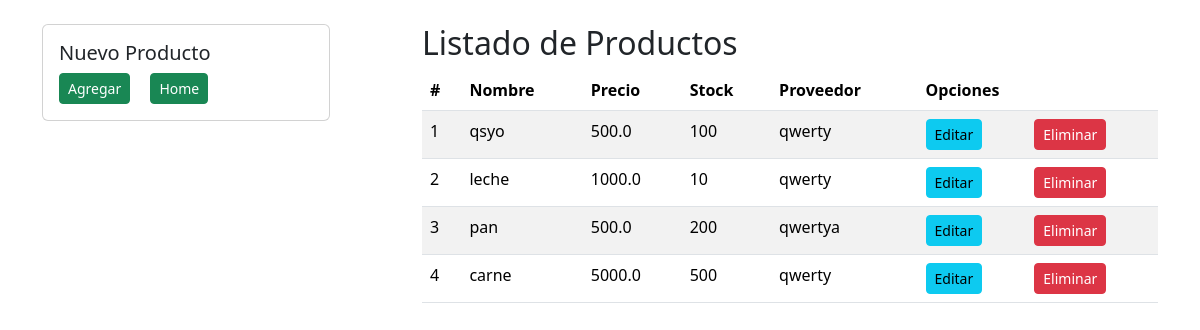
Screenshot of /home/listarProductos/ with the database file from the repository.
### compra/models.py (models this page shows, shortened)
class Producto(models.Model):
    nombre = models.CharField(max_length=30)
    precio = models.FloatField(max_length=30)
    stock = models.IntegerField()
    proveedor = models.ForeignKey(Proveedor, null=True, blank=True, on_delete =models.CASCADE)

class Proveedor(models.Model):
    nombre = models.CharField(max_length=30)
    apellido = models.CharField(max_length=30)
    dni = models.IntegerField()
    def __str__(self):
        return self.nombre
    class Meta:
        verbose_name = 'Proveedor'
        verbose_name_plural = 'Proveedores'

### compra/views.py (the view)
# urls.py: path('home/listarProductos/', listar_productos),
def listar_productos(request):
    lista_productos = Producto.objects.all()
    data = {
        'titulo': 'Lista de Productos',
        'productos': lista_productos
    }
    return render(request, 'listaProductos.html', data)

### compra/templates/listaProductos.html (shortened to what this page needs)
<!DOCTYPE html>
<html lang="en">
<head>
    <link href="https://cdn.jsdelivr.net/npm/bootstrap@5.3.3/dist/css/bootstrap.min.css" rel="stylesheet">
</head>
<body>
    <div class="container py-4">
        <div class="row">
          <div class="col-md-4">
            <div class="card" style="width: 18rem;">
                <div class="card-body">
                  <h5 class="card-title">Nuevo Producto</h5>
                    <a href="agregarProducto/" class="card-link btn btn-sm btn-block btn-success">Agregar</a>
                    <a href="/home" class="card-link btn btn-sm btn-block btn-success">Home</a>
                </div>
              </div>
          </div>
            <div class="col-md-8">
              <h2>Listado de Productos</h2>
                <div class="table responsive">
                    <table class="table table-striped">
                        <thead>
                            <tr>
                              <th>#</th>
                              <th>Nombre</th>
                              <th>Precio</th>
                              <th>Stock</th>
                              <th>Proveedor</th>
                              <th colspan="2">Opciones</th>
                            </tr>
                        </thead>
                        <tbody>
                            {% for producto in productos %}
                                <tr>
                                    <td>{{forloop.counter}}</td>
                                    <td>{{producto.nombre}}</td>
                                    <td>{{producto.precio}}</td>
                                    <td>{{producto.stock}}</td>
                                    <td>{{producto.proveedor}}</td>
                                    <td><a href="edicionProducto/{{producto.id}}" class="btn btn-sm btn-block btn-info">Editar</a></td>
                                    <td><a href="eliminarProducto/{{producto.id}}" class="btn btn-sm btn-block btn-danger">Eliminar</a></td>
                                </tr>
                            {% endfor %}
                        </tbody>
                    </table>
                </div>
            </div>
        </div>
    </div>
</body>
</html>

### rows the page displays
Producto: nombre "qsyo", precio "500.0", stock "100", proveedor "qwerty"
Producto: nombre "leche", precio "1000.0", stock "10", proveedor "qwerty"
Producto: nombre "pan", precio "500.0", stock "200", proveedor "qwertya"
Producto: nombre "carne", precio "5000.0", stock "500", proveedor "qwerty"
